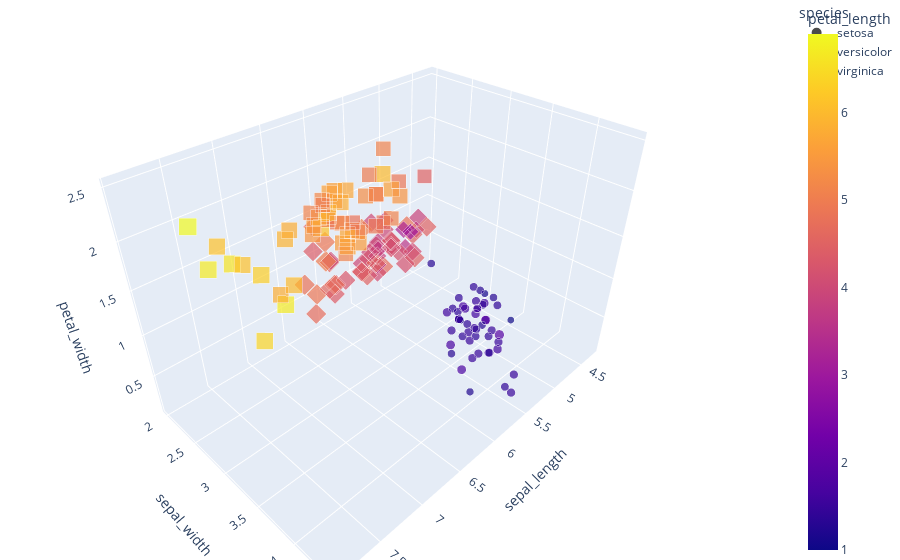

The notebook cell this image was saved under:
### Code cell
import plotly.express as px
df = px.data.iris()
fig = px.scatter_3d(df, x='sepal_length', y='sepal_width', z='petal_width',
              color='petal_length', size='petal_length', size_max=18,
              symbol='species', opacity=0.7)

# tight layout
fig.update_layout(margin=dict(l=0, r=0, b=0, t=0))

### Figure 1 — Plotly figure (JSON) as saved in the notebook; plotly's stock layout.template omitted (floating-point values rounded to 4 significant figures)
{"data": [{"hovertemplate": "species=setosa<br>sepal_length=%{x}<br>sepal_width=%{y}<br>petal_width=%{z}<br>petal_length=%{marker.color}<extra></extra>", "legendgroup": "setosa", "marker": {"color": [1.4, 1.4, 1.3, 1.5, 1.4, 1.7, 1.4, 1.5, 1.4, 1.5, 1.5, 1.6, 1.4, 1.1, 1.2, 1.5, 1.3, 1.4, 1.7, 1.5, 1.7, 1.5, 1, 1.7, 1.9, 1.6, 1.6, 1.5, 1.4, 1.6, 1.6, 1.5, 1.5, 1.4, 1.5, 1.2, 1.3, 1.5, 1.3, 1.5, 1.3, 1.3, 1.3, 1.6, 1.9, 1.4, 1.6, 1.4, 1.5, 1.4], "coloraxis": "coloraxis", "opacity": 0.7, "size": [1.4, 1.4, 1.3, 1.5, 1.4, 1.7, 1.4, 1.5, 1.4, 1.5, 1.5, 1.6, 1.4, 1.1, 1.2, 1.5, 1.3, 1.4, 1.7, 1.5, 1.7, 1.5, 1, 1.7, 1.9, 1.6, 1.6, 1.5, 1.4, 1.6, 1.6, 1.5, 1.5, 1.4, 1.5, 1.2, 1.3, 1.5, 1.3, 1.5, 1.3, 1.3, 1.3, 1.6, 1.9, 1.4, 1.6, 1.4, 1.5, 1.4], "sizemode": "area", "sizeref": 0.0213, "symbol": "circle"}, "mode": "markers", "name": "setosa", "scene": "scene", "showlegend": true, "type": "scatter3d", "x": [5.1, 4.9, 4.7, 4.6, 5, 5.4, 4.6, 5, 4.4, 4.9, 5.4, 4.8, 4.8, 4.3, 5.8, 5.7, 5.4, 5.1, 5.7, 5.1, 5.4, 5.1, 4.6, 5.1, 4.8, 5, 5, 5.2, 5.2, 4.7, 4.8, 5.4, 5.2, 5.5, 4.9, 5, 5.5, 4.9, 4.4, 5.1, 5, 4.5, 4.4, 5, 5.1, 4.8, 5.1, 4.6, 5.3, 5], "y": [3.5, 3, 3.2, 3.1, 3.6, 3.9, 3.4, 3.4, 2.9, 3.1, 3.7, 3.4, 3, 3, 4, 4.4, 3.9, 3.5, 3.8, 3.8, 3.4, 3.7, 3.6, 3.3, 3.4, 3, 3.4, 3.5, 3.4, 3.2, 3.1, 3.4, 4.1, 4.2, 3.1, 3.2, 3.5, 3.1, 3, 3.4, 3.5, 2.3, 3.2, 3.5, 3.8, 3, 3.8, 3.2, 3.7, 3.3], "z": [0.2, 0.2, 0.2, 0.2, 0.2, 0.4, 0.3, 0.2, 0.2, 0.1, 0.2, 0.2, 0.1, 0.1, 0.2, 0.4, 0.4, 0.3, 0.3, 0.3, 0.2, 0.4, 0.2, 0.5, 0.2, 0.2, 0.4, 0.2, 0.2, 0.2, 0.2, 0.4, 0.1, 0.2, 0.1, 0.2, 0.2, 0.1, 0.2, 0.2, 0.3, 0.3, 0.2, 0.6, 0.4, 0.3, 0.2, 0.2, 0.2, 0.2]}, {"hovertemplate": "species=versicolor<br>sepal_length=%{x}<br>sepal_width=%{y}<br>petal_width=%{z}<br>petal_length=%{marker.color}<extra></extra>", "legendgroup": "versicolor", "marker": {"color": [4.7, 4.5, 4.9, 4, 4.6, 4.5, 4.7, 3.3, 4.6, 3.9, 3.5, 4.2, 4, 4.7, 3.6, 4.4, 4.5, 4.1, 4.5, 3.9, 4.8, 4, 4.9, 4.7, 4.3, 4.4, 4.8, 5, 4.5, 3.5, 3.8, 3.7, 3.9, 5.1, 4.5, 4.5, 4.7, 4.4, 4.1, 4, 4.4, 4.6, 4, 3.3, 4.2, 4.2, 4.2, 4.3, 3, 4.1], "coloraxis": "coloraxis", "opacity": 0.7, "size": [4.7, 4.5, 4.9, 4, 4.6, 4.5, 4.7, 3.3, 4.6, 3.9, 3.5, 4.2, 4, 4.7, 3.6, 4.4, 4.5, 4.1, 4.5, 3.9, 4.8, 4, 4.9, 4.7, 4.3, 4.4, 4.8, 5, 4.5, 3.5, 3.8, 3.7, 3.9, 5.1, 4.5, 4.5, 4.7, 4.4, 4.1, 4, 4.4, 4.6, 4, 3.3, 4.2, 4.2, 4.2, 4.3, 3, 4.1], "sizemode": "area", "sizeref": 0.0213, "symbol": "diamond"}, "mode": "markers", "name": "versicolor", "scene": "scene", "showlegend": true, "type": "scatter3d", "x": [7, 6.4, 6.9, 5.5, 6.5, 5.7, 6.3, 4.9, 6.6, 5.2, 5, 5.9, 6, 6.1, 5.6, 6.7, 5.6, 5.8, 6.2, 5.6, 5.9, 6.1, 6.3, 6.1, 6.4, 6.6, 6.8, 6.7, 6, 5.7, 5.5, 5.5, 5.8, 6, 5.4, 6, 6.7, 6.3, 5.6, 5.5, 5.5, 6.1, 5.8, 5, 5.6, 5.7, 5.7, 6.2, 5.1, 5.7], "y": [3.2, 3.2, 3.1, 2.3, 2.8, 2.8, 3.3, 2.4, 2.9, 2.7, 2, 3, 2.2, 2.9, 2.9, 3.1, 3, 2.7, 2.2, 2.5, 3.2, 2.8, 2.5, 2.8, 2.9, 3, 2.8, 3, 2.9, 2.6, 2.4, 2.4, 2.7, 2.7, 3, 3.4, 3.1, 2.3, 3, 2.5, 2.6, 3, 2.6, 2.3, 2.7, 3, 2.9, 2.9, 2.5, 2.8], "z": [1.4, 1.5, 1.5, 1.3, 1.5, 1.3, 1.6, 1, 1.3, 1.4, 1, 1.5, 1, 1.4, 1.3, 1.4, 1.5, 1, 1.5, 1.1, 1.8, 1.3, 1.5, 1.2, 1.3, 1.4, 1.4, 1.7, 1.5, 1, 1.1, 1, 1.2, 1.6, 1.5, 1.6, 1.5, 1.3, 1.3, 1.3, 1.2, 1.4, 1.2, 1, 1.3, 1.2, 1.3, 1.3, 1.1, 1.3]}, {"hovertemplate": "species=virginica<br>sepal_length=%{x}<br>sepal_width=%{y}<br>petal_width=%{z}<br>petal_length=%{marker.color}<extra></extra>", "legendgroup": "virginica", "marker": {"color": [6, 5.1, 5.9, 5.6, 5.8, 6.6, 4.5, 6.3, 5.8, 6.1, 5.1, 5.3, 5.5, 5, 5.1, 5.3, 5.5, 6.7, 6.9, 5, 5.7, 4.9, 6.7, 4.9, 5.7, 6, 4.8, 4.9, 5.6, 5.8, 6.1, 6.4, 5.6, 5.1, 5.6, 6.1, 5.6, 5.5, 4.8, 5.4, 5.6, 5.1, 5.1, 5.9, 5.7, 5.2, 5, 5.2, 5.4, 5.1], "coloraxis": "coloraxis", "opacity": 0.7, "size": [6, 5.1, 5.9, 5.6, 5.8, 6.6, 4.5, 6.3, 5.8, 6.1, 5.1, 5.3, 5.5, 5, 5.1, 5.3, 5.5, 6.7, 6.9, 5, 5.7, 4.9, 6.7, 4.9, 5.7, 6, 4.8, 4.9, 5.6, 5.8, 6.1, 6.4, 5.6, 5.1, 5.6, 6.1, 5.6, 5.5, 4.8, 5.4, 5.6, 5.1, 5.1, 5.9, 5.7, 5.2, 5, 5.2, 5.4, 5.1], "sizemode": "area", "sizeref": 0.0213, "symbol": "square"}, "mode": "markers", "name": "virginica", "scene": "scene", "showlegend": true, "type": "scatter3d", "x": [6.3, 5.8, 7.1, 6.3, 6.5, 7.6, 4.9, 7.3, 6.7, 7.2, 6.5, 6.4, 6.8, 5.7, 5.8, 6.4, 6.5, 7.7, 7.7, 6, 6.9, 5.6, 7.7, 6.3, 6.7, 7.2, 6.2, 6.1, 6.4, 7.2, 7.4, 7.9, 6.4, 6.3, 6.1, 7.7, 6.3, 6.4, 6, 6.9, 6.7, 6.9, 5.8, 6.8, 6.7, 6.7, 6.3, 6.5, 6.2, 5.9], "y": [3.3, 2.7, 3, 2.9, 3, 3, 2.5, 2.9, 2.5, 3.6, 3.2, 2.7, 3, 2.5, 2.8, 3.2, 3, 3.8, 2.6, 2.2, 3.2, 2.8, 2.8, 2.7, 3.3, 3.2, 2.8, 3, 2.8, 3, 2.8, 3.8, 2.8, 2.8, 2.6, 3, 3.4, 3.1, 3, 3.1, 3.1, 3.1, 2.7, 3.2, 3.3, 3, 2.5, 3, 3.4, 3], "z": [2.5, 1.9, 2.1, 1.8, 2.2, 2.1, 1.7, 1.8, 1.8, 2.5, 2, 1.9, 2.1, 2, 2.4, 2.3, 1.8, 2.2, 2.3, 1.5, 2.3, 2, 2, 1.8, 2.1, 1.8, 1.8, 1.8, 2.1, 1.6, 1.9, 2, 2.2, 1.5, 1.4, 2.3, 2.4, 1.8, 1.8, 2.1, 2.4, 2.3, 1.9, 2.3, 2.5, 2.3, 1.9, 2, 2.3, 1.8]}], "layout": {"coloraxis": {"colorbar": {"title": {"text": "petal_length"}}, "colorscale": [[0, "#0d0887"], [0.1111, "#46039f"], [0.2222, "#7201a8"], [0.3333, "#9c179e"], [0.4444, "#bd3786"], [0.5556, "#d8576b"], [0.6667, "#ed7953"], [0.7778, "#fb9f3a"], [0.8889, "#fdca26"], [1, "#f0f921"]]}, "legend": {"itemsizing": "constant", "title": {"text": "species"}, "tracegroupgap": 0}, "margin": {"b": 0, "l": 0, "r": 0, "t": 0}, "scene": {"domain": {"x": [0, 1], "y": [0, 1]}, "xaxis": {"title": {"text": "sepal_length"}}, "yaxis": {"title": {"text": "sepal_width"}}, "zaxis": {"title": {"text": "petal_width"}}}}}
